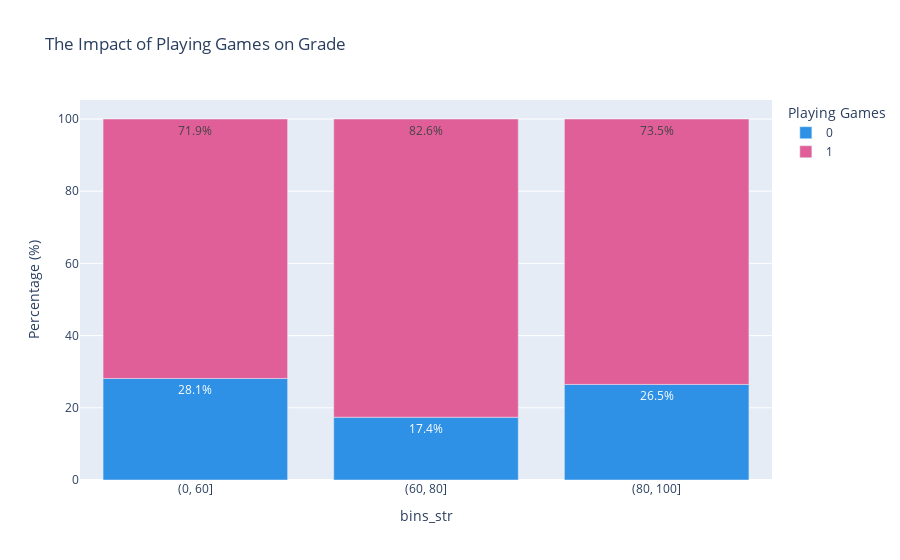

Notebook source saved alongside this figure:
### Code cell
warnings.simplefilter(action='ignore', category=FutureWarning)

bins = [0, 60, 80, 100]
df['bins'] = pd.cut(df['Grade'], bins=bins, right=True)
df['bins_str'] = df['bins'].astype(str)
df['Playing Games'] = df['Playing Games'].astype(str)

bin_counts = df.groupby(['bins_str', 'Playing Games']).size().reset_index(name='count')
bin_totals = bin_counts.groupby('bins_str')['count'].transform('sum')
bin_counts['percentage'] = (bin_counts['count'] / bin_totals) * 100

fig = px.bar(bin_counts,
             x='bins_str', 
             y='percentage', 
             color='Playing Games', 
             text='percentage',
             title='The Impact of Playing Games on Grade',
             color_discrete_sequence=px.colors.qualitative.Dark24, 
             labels={'percentage': 'Percentage (%)'})


fig.update_traces(texttemplate='%{text:.1f}%', textposition='inside')
fig.show()

### Figure 1 — Plotly figure (JSON) as saved in the notebook; plotly's stock layout.template omitted (floating-point values rounded to 4 significant figures)
{"data": [{"hovertemplate": "Playing Games=0<br>bins_str=%{x}<br>Percentage (%)=%{text}<extra></extra>", "legendgroup": "0", "marker": {"color": "#2E91E5", "pattern": {"shape": ""}}, "name": "0", "orientation": "v", "showlegend": true, "text": [28.12, 17.39, 26.47], "textposition": "inside", "texttemplate": "%{text:.1f}%", "type": "bar", "x": ["(0, 60]", "(60, 80]", "(80, 100]"], "xaxis": "x", "y": [28.12, 17.39, 26.47], "yaxis": "y"}, {"hovertemplate": "Playing Games=1<br>bins_str=%{x}<br>Percentage (%)=%{text}<extra></extra>", "legendgroup": "1", "marker": {"color": "#E15F99", "pattern": {"shape": ""}}, "name": "1", "orientation": "v", "showlegend": true, "text": [71.88, 82.61, 73.53], "textposition": "inside", "texttemplate": "%{text:.1f}%", "type": "bar", "x": ["(0, 60]", "(60, 80]", "(80, 100]"], "xaxis": "x", "y": [71.88, 82.61, 73.53], "yaxis": "y"}], "layout": {"barmode": "relative", "legend": {"title": {"text": "Playing Games"}, "tracegroupgap": 0}, "title": {"text": "The Impact of Playing Games on Grade"}, "xaxis": {"anchor": "y", "domain": [0, 1], "title": {"text": "bins_str"}}, "yaxis": {"anchor": "x", "domain": [0, 1], "title": {"text": "Percentage (%)"}}}}
